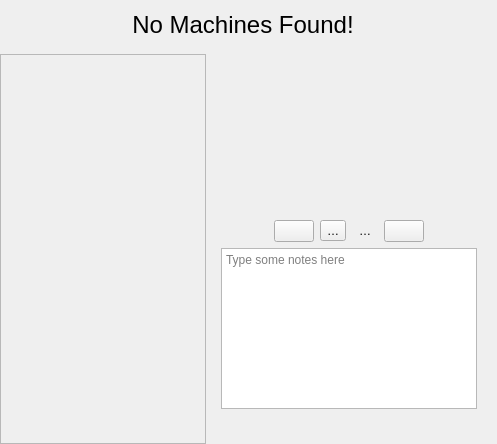
<?xml version="1.0" encoding="UTF-8"?>
<ui version="4.0">
 <class>VMManagerDetails</class>
 <widget class="QWidget" name="VMManagerDetails">
  <property name="geometry">
   <rect>
    <x>0</x>
    <y>0</y>
    <width>497</width>
    <height>444</height>
   </rect>
  </property>
  <property name="windowTitle">
   <string>VMManagerDetails</string>
  </property>
  <layout class="QVBoxLayout" name="verticalLayout">
   <property name="leftMargin">
    <number>0</number>
   </property>
   <property name="bottomMargin">
    <number>0</number>
   </property>
   <item>
    <widget class="QLabel" name="systemLabel">
     <property name="font">
      <font>
       <pointsize>18</pointsize>
      </font>
     </property>
     <property name="text">
      <string>No Machines Found!</string>
     </property>
     <property name="alignment">
      <set>Qt::AlignCenter</set>
     </property>
    </widget>
   </item>
   <item>
    <widget class="QWidget" name="LeftRight" native="true">
     <layout class="QHBoxLayout" name="horizontalLayout">
      <property name="leftMargin">
       <number>0</number>
      </property>
      <property name="bottomMargin">
       <number>0</number>
      </property>
      <item>
       <widget class="QScrollArea" name="scrollArea">
        <property name="frameShape">
         <enum>QFrame::StyledPanel</enum>
        </property>
        <property name="widgetResizable">
         <bool>true</bool>
        </property>
        <widget class="QWidget" name="leftColumn">
         <property name="geometry">
          <rect>
           <x>0</x>
           <y>0</y>
           <width>139</width>
           <height>388</height>
          </rect>
         </property>
         <layout class="QVBoxLayout" name="verticalLayout_4">
          <property name="spacing">
           <number>0</number>
          </property>
          <property name="leftMargin">
           <number>12</number>
          </property>
          <property name="topMargin">
           <number>12</number>
          </property>
          <property name="rightMargin">
           <number>12</number>
          </property>
          <property name="bottomMargin">
           <number>12</number>
          </property>
         </layout>
        </widget>
       </widget>
      </item>
      <item alignment="Qt::AlignHCenter">
       <widget class="QWidget" name="rightColumn" native="true">
        <layout class="QVBoxLayout" name="verticalLayout_3">
         <property name="topMargin">
          <number>0</number>
         </property>
         <property name="rightMargin">
          <number>0</number>
         </property>
         <item alignment="Qt::AlignHCenter">
          <widget class="QLabel" name="screenshot">
           <property name="sizePolicy">
            <sizepolicy hsizetype="Minimum" vsizetype="Minimum">
             <horstretch>0</horstretch>
             <verstretch>0</verstretch>
            </sizepolicy>
           </property>
           <property name="minimumSize">
            <size>
             <width>240</width>
             <height>160</height>
            </size>
           </property>
           <property name="maximumSize">
            <size>
             <width>240</width>
             <height>160</height>
            </size>
           </property>
           <property name="text">
            <string/>
           </property>
           <property name="alignment">
            <set>Qt::AlignCenter</set>
           </property>
          </widget>
         </item>
         <item>
          <widget class="QWidget" name="screenshotNavButtons" native="true">
           <layout class="QHBoxLayout" name="horizontalLayout_2">
            <property name="leftMargin">
             <number>0</number>
            </property>
            <property name="topMargin">
             <number>0</number>
            </property>
            <property name="rightMargin">
             <number>0</number>
            </property>
            <property name="bottomMargin">
             <number>0</number>
            </property>
            <item>
             <spacer name="horizontalSpacer">
              <property name="orientation">
               <enum>Qt::Horizontal</enum>
              </property>
              <property name="sizeHint" stdset="0">
               <size>
                <width>40</width>
                <height>20</height>
               </size>
              </property>
             </spacer>
            </item>
            <item>
             <widget class="QPushButton" name="screenshotPrevious">
              <property name="sizePolicy">
               <sizepolicy hsizetype="Maximum" vsizetype="Fixed">
                <horstretch>0</horstretch>
                <verstretch>0</verstretch>
               </sizepolicy>
              </property>
              <property name="text">
               <string/>
              </property>
              <property name="flat">
               <bool>false</bool>
              </property>
             </widget>
            </item>
            <item>
             <widget class="QWidget" name="ssNavTBHolder" native="true">
              <layout class="QHBoxLayout" name="horizontalLayout_4">
               <property name="leftMargin">
                <number>0</number>
               </property>
               <property name="topMargin">
                <number>0</number>
               </property>
               <property name="rightMargin">
                <number>0</number>
               </property>
               <property name="bottomMargin">
                <number>0</number>
               </property>
               <item>
                <widget class="QToolButton" name="screenshotPreviousTB">
                 <property name="text">
                  <string>…</string>
                 </property>
                </widget>
               </item>
               <item>
                <widget class="QToolButton" name="screenshotNextTB">
                 <property name="text">
                  <string>…</string>
                 </property>
                 <property name="autoRaise">
                  <bool>true</bool>
                 </property>
                </widget>
               </item>
              </layout>
             </widget>
            </item>
            <item>
             <widget class="QPushButton" name="screenshotNext">
              <property name="sizePolicy">
               <sizepolicy hsizetype="Maximum" vsizetype="Fixed">
                <horstretch>0</horstretch>
                <verstretch>0</verstretch>
               </sizepolicy>
              </property>
              <property name="text">
               <string/>
              </property>
             </widget>
            </item>
            <item>
             <spacer name="horizontalSpacer_2">
              <property name="orientation">
               <enum>Qt::Horizontal</enum>
              </property>
              <property name="sizeHint" stdset="0">
               <size>
                <width>40</width>
                <height>20</height>
               </size>
              </property>
             </spacer>
            </item>
           </layout>
          </widget>
         </item>
         <item>
          <widget class="QPlainTextEdit" name="notesTextEdit">
           <property name="placeholderText">
            <string>Type some notes here</string>
           </property>
          </widget>
         </item>
         <item>
          <spacer name="verticalSpacer_3">
           <property name="orientation">
            <enum>Qt::Vertical</enum>
           </property>
           <property name="sizeHint" stdset="0">
            <size>
             <width>20</width>
             <height>0</height>
            </size>
           </property>
          </spacer>
         </item>
         <item>
          <widget class="QWidget" name="toolButtonHolder" native="true">
           <property name="sizePolicy">
            <sizepolicy hsizetype="Preferred" vsizetype="Maximum">
             <horstretch>0</horstretch>
             <verstretch>0</verstretch>
            </sizepolicy>
           </property>
           <layout class="QHBoxLayout" name="horizontalLayout_3">
            <property name="leftMargin">
             <number>0</number>
            </property>
            <property name="topMargin">
             <number>0</number>
            </property>
            <property name="rightMargin">
             <number>0</number>
            </property>
            <property name="bottomMargin">
             <number>0</number>
            </property>
           </layout>
          </widget>
         </item>
         <item>
          <widget class="QLabel" name="statusLabel">
           <property name="text">
            <string/>
           </property>
           <property name="alignment">
            <set>Qt::AlignCenter</set>
           </property>
          </widget>
         </item>
        </layout>
       </widget>
      </item>
     </layout>
    </widget>
   </item>
  </layout>
 </widget>
 <resources/>
 <connections/>
</ui>
